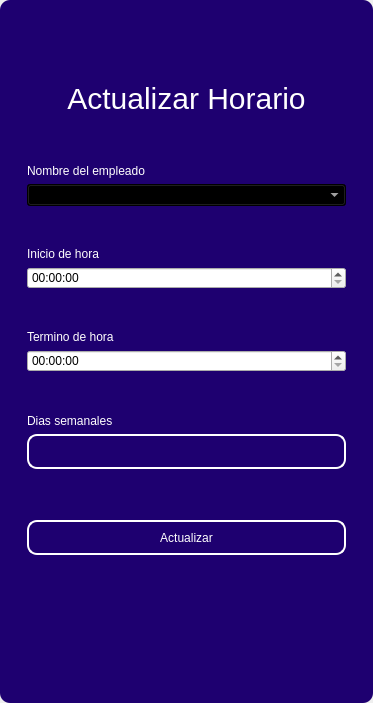
<?xml version="1.0" encoding="UTF-8"?>
<ui version="4.0">
 <class>MainWindow</class>
 <widget class="QMainWindow" name="MainWindow">
  <property name="geometry">
   <rect>
    <x>0</x>
    <y>0</y>
    <width>373</width>
    <height>703</height>
   </rect>
  </property>
  <property name="windowTitle">
   <string>MainWindow</string>
  </property>
  <property name="styleSheet">
   <string notr="true"/>
  </property>
  <widget class="QWidget" name="centralwidget">
   <property name="styleSheet">
    <string notr="true"/>
   </property>
   <layout class="QVBoxLayout" name="verticalLayout">
    <property name="spacing">
     <number>0</number>
    </property>
    <property name="leftMargin">
     <number>0</number>
    </property>
    <property name="topMargin">
     <number>0</number>
    </property>
    <property name="rightMargin">
     <number>0</number>
    </property>
    <property name="bottomMargin">
     <number>0</number>
    </property>
    <item>
     <widget class="QFrame" name="frame">
      <property name="enabled">
       <bool>true</bool>
      </property>
      <property name="styleSheet">
       <string notr="true">QFrame {
	border-radius:10px;
	background-color:#1E0070;
 }
</string>
      </property>
      <property name="frameShape">
       <enum>QFrame::StyledPanel</enum>
      </property>
      <property name="frameShadow">
       <enum>QFrame::Raised</enum>
      </property>
      <layout class="QVBoxLayout" name="verticalLayout_2">
       <item>
        <widget class="QFrame" name="frame_superior">
         <property name="minimumSize">
          <size>
           <width>0</width>
           <height>40</height>
          </size>
         </property>
         <property name="maximumSize">
          <size>
           <width>16777215</width>
           <height>40</height>
          </size>
         </property>
         <property name="styleSheet">
          <string notr="true">QPushButton{
border-radius:18px;
}

QPushButton:hover{
	background-color: rgb(0, 0, 0);
}
</string>
         </property>
         <property name="frameShape">
          <enum>QFrame::StyledPanel</enum>
         </property>
         <property name="frameShadow">
          <enum>QFrame::Raised</enum>
         </property>
         <layout class="QHBoxLayout" name="horizontalLayout_3">
          <property name="spacing">
           <number>4</number>
          </property>
          <property name="leftMargin">
           <number>0</number>
          </property>
          <property name="topMargin">
           <number>0</number>
          </property>
          <property name="rightMargin">
           <number>0</number>
          </property>
          <property name="bottomMargin">
           <number>0</number>
          </property>
          <item>
           <widget class="QPushButton" name="btn_icon">
            <property name="text">
             <string/>
            </property>
            <property name="iconSize">
             <size>
              <width>40</width>
              <height>40</height>
             </size>
            </property>
           </widget>
          </item>
          <item>
           <spacer name="horizontalSpacer_2">
            <property name="orientation">
             <enum>Qt::Horizontal</enum>
            </property>
            <property name="sizeHint" stdset="0">
             <size>
              <width>443</width>
              <height>20</height>
             </size>
            </property>
           </spacer>
          </item>
          <item>
           <widget class="QPushButton" name="bt_minimizar">
            <property name="minimumSize">
             <size>
              <width>38</width>
              <height>38</height>
             </size>
            </property>
            <property name="maximumSize">
             <size>
              <width>38</width>
              <height>38</height>
             </size>
            </property>
            <property name="cursor">
             <cursorShape>PointingHandCursor</cursorShape>
            </property>
            <property name="text">
             <string/>
            </property>
            <property name="icon">
             <iconset>
              <normaloff>image/minus.svg</normaloff>image/minus.svg</iconset>
            </property>
            <property name="iconSize">
             <size>
              <width>38</width>
              <height>38</height>
             </size>
            </property>
           </widget>
          </item>
          <item>
           <widget class="QPushButton" name="bt_maximizar">
            <property name="minimumSize">
             <size>
              <width>38</width>
              <height>38</height>
             </size>
            </property>
            <property name="maximumSize">
             <size>
              <width>38</width>
              <height>38</height>
             </size>
            </property>
            <property name="cursor">
             <cursorShape>PointingHandCursor</cursorShape>
            </property>
            <property name="text">
             <string/>
            </property>
            <property name="icon">
             <iconset>
              <normaloff>image/chevron-up.svg</normaloff>image/chevron-up.svg</iconset>
            </property>
            <property name="iconSize">
             <size>
              <width>38</width>
              <height>38</height>
             </size>
            </property>
           </widget>
          </item>
          <item>
           <widget class="QPushButton" name="bt_restaurar">
            <property name="minimumSize">
             <size>
              <width>38</width>
              <height>38</height>
             </size>
            </property>
            <property name="maximumSize">
             <size>
              <width>38</width>
              <height>38</height>
             </size>
            </property>
            <property name="cursor">
             <cursorShape>PointingHandCursor</cursorShape>
            </property>
            <property name="text">
             <string/>
            </property>
            <property name="icon">
             <iconset>
              <normaloff>image/chevron-down.svg</normaloff>image/chevron-down.svg</iconset>
            </property>
            <property name="iconSize">
             <size>
              <width>38</width>
              <height>38</height>
             </size>
            </property>
           </widget>
          </item>
          <item>
           <widget class="QPushButton" name="bt_cerrar">
            <property name="minimumSize">
             <size>
              <width>38</width>
              <height>38</height>
             </size>
            </property>
            <property name="maximumSize">
             <size>
              <width>38</width>
              <height>38</height>
             </size>
            </property>
            <property name="cursor">
             <cursorShape>PointingHandCursor</cursorShape>
            </property>
            <property name="text">
             <string/>
            </property>
            <property name="icon">
             <iconset>
              <normaloff>image/x.svg</normaloff>image/x.svg</iconset>
            </property>
            <property name="iconSize">
             <size>
              <width>38</width>
              <height>38</height>
             </size>
            </property>
           </widget>
          </item>
         </layout>
        </widget>
       </item>
       <item>
        <widget class="QFrame" name="frame_3">
         <property name="styleSheet">
          <string notr="true">QLabel {
	color: rgb(255, 255, 254);
	font: 12pt &quot;Arial&quot;;
	background-color: rgba(0, 0, 0,0);
}

QTextEdit{
background-color: rgba(0, 0, 0,0);
border-radius:10px; 
font: 12pt &quot;Arial&quot;;
color: rgb(255, 255, 254);
border: 2px solid  rgb(255, 255, 255);

}

QTextEdit:hover{
background-color: rgba(0, 0, 0,0);
border-radius:10px; 
font: 12pt &quot;Arial&quot;;
border: 2px solid  rgb(120, 0, 171);
}

QTextEdit:focus{
background-color: rgb(0, 0, 0);
border-radius:10px; 
font: 12pt &quot;Arial&quot;;
border: 2px solid rgb(120, 0, 171);
}

QLineEdit{
background-color: rgba(0, 0, 0,0);
border-radius:10px; 
font: 12pt &quot;Arial&quot;;
color: rgb(255, 255, 254);
border: 2px solid  rgb(255, 255, 255);

}

QLineEdit:hover{
background-color: rgba(0, 0, 0,0);
border-radius:10px; 
font: 12pt &quot;Arial&quot;;
border: 2px solid  rgb(120, 0, 171);
}

QLineEdit:focus{
background-color: rgb(0, 0, 0);
border-radius:10px; 
font: 12pt &quot;Arial&quot;;
border: 2px solid rgb(120, 0, 171);
}

QCheckBox{
	font: 12pt &quot;Arial&quot;;
	color: rgb(255, 255, 255);
}

QCheckBox::indicator {
    width: 18px;
    height:18px;
}

QCheckBox::indicator:unchecked {
   background-image: url(image/square.svg);
}

QCheckBox::indicator:checked {
   background-image: url(image/check-square.svg);
}

QPushButton{
border-radius:10px; 
font: 12pt &quot;Arial&quot;;
color: rgb(255, 255, 254);
border: 2px solid #ffffff;
}

QPushButton:hover{
border-radius:10px; 
font: 12pt &quot;Arial&quot;;
color: rgb(255, 255, 255);
border: 2px solid rgb(120, 0, 171);
	background-color: rgb(120, 0, 171);
}
</string>
         </property>
         <property name="frameShape">
          <enum>QFrame::StyledPanel</enum>
         </property>
         <property name="frameShadow">
          <enum>QFrame::Raised</enum>
         </property>
         <layout class="QHBoxLayout" name="horizontalLayout_4">
          <item>
           <layout class="QVBoxLayout" name="verticalLayout_4">
            <item>
             <widget class="QFrame" name="frame_4">
              <property name="maximumSize">
               <size>
                <width>400</width>
                <height>600</height>
               </size>
              </property>
              <property name="styleSheet">
               <string notr="true">QLabel {
	color: rgb(255, 255, 254);
	font: 12pt &quot;Arial&quot;;
	background-color: rgba(0, 0, 0,0);
}


QLineEdit{
background-color: rgba(0, 0, 0,0);
border-radius:10px; 
font: 12pt &quot;Arial&quot;;
color: rgb(255, 255, 254);
border: 2px solid  rgb(255, 255, 255);

}

QLineEdit:hover{
background-color: rgba(0, 0, 0,0);
border-radius:10px; 
font: 12pt &quot;Arial&quot;;
border: 2px solid  rgb(120, 0, 171);
}

QLineEdit:focus{
background-color: rgb(0, 0, 0);
border-radius:10px; 
font: 12pt &quot;Arial&quot;;
border: 2px solid rgb(120, 0, 171);
}

QCheckBox{
	font: 12pt &quot;Arial&quot;;
	color: rgb(255, 255, 255);
}

QCheckBox::indicator {
    width: 18px;
    height:18px;
}

QCheckBox::indicator:unchecked {
   background-image: url(image/square.svg);
}

QCheckBox::indicator:checked {
   background-image: url(image/check-square.svg);
}

QPushButton{
border-radius:10px; 
font: 12pt &quot;Arial&quot;;
color: rgb(255, 255, 254);
border: 2px solid #ffffff;
}

QPushButton:hover{
border-radius:10px; 
font: 12pt &quot;Arial&quot;;
color: rgb(255, 255, 255);
border: 2px solid rgb(120, 0, 171);
	background-color: rgb(120, 0, 171);
}
</string>
              </property>
              <property name="frameShape">
               <enum>QFrame::StyledPanel</enum>
              </property>
              <property name="frameShadow">
               <enum>QFrame::Raised</enum>
              </property>
              <layout class="QVBoxLayout" name="verticalLayout_3">
               <item>
                <widget class="QLabel" name="label_3">
                 <property name="minimumSize">
                  <size>
                   <width>100</width>
                   <height>50</height>
                  </size>
                 </property>
                 <property name="styleSheet">
                  <string notr="true">font-size: 30px</string>
                 </property>
                 <property name="text">
                  <string>Actualizar Horario</string>
                 </property>
                 <property name="alignment">
                  <set>Qt::AlignCenter</set>
                 </property>
                </widget>
               </item>
               <item>
                <spacer name="verticalSpacer_6">
                 <property name="orientation">
                  <enum>Qt::Vertical</enum>
                 </property>
                 <property name="sizeHint" stdset="0">
                  <size>
                   <width>20</width>
                   <height>40</height>
                  </size>
                 </property>
                </spacer>
               </item>
               <item>
                <widget class="QLabel" name="label_4">
                 <property name="text">
                  <string>Nombre del empleado</string>
                 </property>
                </widget>
               </item>
               <item>
                <widget class="QComboBox" name="employee_combobox">
                 <property name="styleSheet">
                  <string notr="true">background-color: rgb(0, 0, 0);
color: rgb(255, 255, 255);</string>
                 </property>
                </widget>
               </item>
               <item>
                <spacer name="verticalSpacer_4">
                 <property name="orientation">
                  <enum>Qt::Vertical</enum>
                 </property>
                 <property name="sizeHint" stdset="0">
                  <size>
                   <width>20</width>
                   <height>40</height>
                  </size>
                 </property>
                </spacer>
               </item>
               <item>
                <widget class="QLabel" name="label_6">
                 <property name="text">
                  <string>Inicio de hora</string>
                 </property>
                </widget>
               </item>
               <item>
                <widget class="QTimeEdit" name="start_time_timeedit"/>
               </item>
               <item>
                <spacer name="verticalSpacer_5">
                 <property name="orientation">
                  <enum>Qt::Vertical</enum>
                 </property>
                 <property name="sizeHint" stdset="0">
                  <size>
                   <width>20</width>
                   <height>40</height>
                  </size>
                 </property>
                </spacer>
               </item>
               <item>
                <widget class="QLabel" name="label">
                 <property name="text">
                  <string>Termino de hora</string>
                 </property>
                </widget>
               </item>
               <item>
                <widget class="QTimeEdit" name="end_time_timeedit"/>
               </item>
               <item>
                <spacer name="verticalSpacer_10">
                 <property name="orientation">
                  <enum>Qt::Vertical</enum>
                 </property>
                 <property name="sizeHint" stdset="0">
                  <size>
                   <width>20</width>
                   <height>40</height>
                  </size>
                 </property>
                </spacer>
               </item>
               <item>
                <widget class="QLabel" name="label_7">
                 <property name="text">
                  <string>Dias semanales</string>
                 </property>
                </widget>
               </item>
               <item>
                <widget class="QLineEdit" name="horarytxt">
                 <property name="minimumSize">
                  <size>
                   <width>0</width>
                   <height>35</height>
                  </size>
                 </property>
                </widget>
               </item>
               <item>
                <spacer name="verticalSpacer_9">
                 <property name="orientation">
                  <enum>Qt::Vertical</enum>
                 </property>
                 <property name="sizeHint" stdset="0">
                  <size>
                   <width>20</width>
                   <height>50</height>
                  </size>
                 </property>
                </spacer>
               </item>
               <item>
                <widget class="QPushButton" name="btn_update">
                 <property name="minimumSize">
                  <size>
                   <width>0</width>
                   <height>35</height>
                  </size>
                 </property>
                 <property name="cursor">
                  <cursorShape>PointingHandCursor</cursorShape>
                 </property>
                 <property name="text">
                  <string>Actualizar</string>
                 </property>
                </widget>
               </item>
               <item>
                <spacer name="verticalSpacer_7">
                 <property name="orientation">
                  <enum>Qt::Vertical</enum>
                 </property>
                 <property name="sizeHint" stdset="0">
                  <size>
                   <width>20</width>
                   <height>40</height>
                  </size>
                 </property>
                </spacer>
               </item>
               <item>
                <layout class="QHBoxLayout" name="horizontalLayout_2"/>
               </item>
               <item>
                <spacer name="verticalSpacer_8">
                 <property name="orientation">
                  <enum>Qt::Vertical</enum>
                 </property>
                 <property name="sizeHint" stdset="0">
                  <size>
                   <width>20</width>
                   <height>40</height>
                  </size>
                 </property>
                </spacer>
               </item>
               <item>
                <layout class="QHBoxLayout" name="horizontalLayout">
                 <item>
                  <spacer name="horizontalSpacer">
                   <property name="orientation">
                    <enum>Qt::Horizontal</enum>
                   </property>
                   <property name="sizeHint" stdset="0">
                    <size>
                     <width>40</width>
                     <height>20</height>
                    </size>
                   </property>
                  </spacer>
                 </item>
                </layout>
               </item>
              </layout>
             </widget>
            </item>
            <item>
             <spacer name="verticalSpacer_2">
              <property name="orientation">
               <enum>Qt::Vertical</enum>
              </property>
              <property name="sizeHint" stdset="0">
               <size>
                <width>20</width>
                <height>40</height>
               </size>
              </property>
             </spacer>
            </item>
           </layout>
          </item>
         </layout>
        </widget>
       </item>
      </layout>
     </widget>
    </item>
   </layout>
  </widget>
 </widget>
 <resources/>
 <connections/>
</ui>
